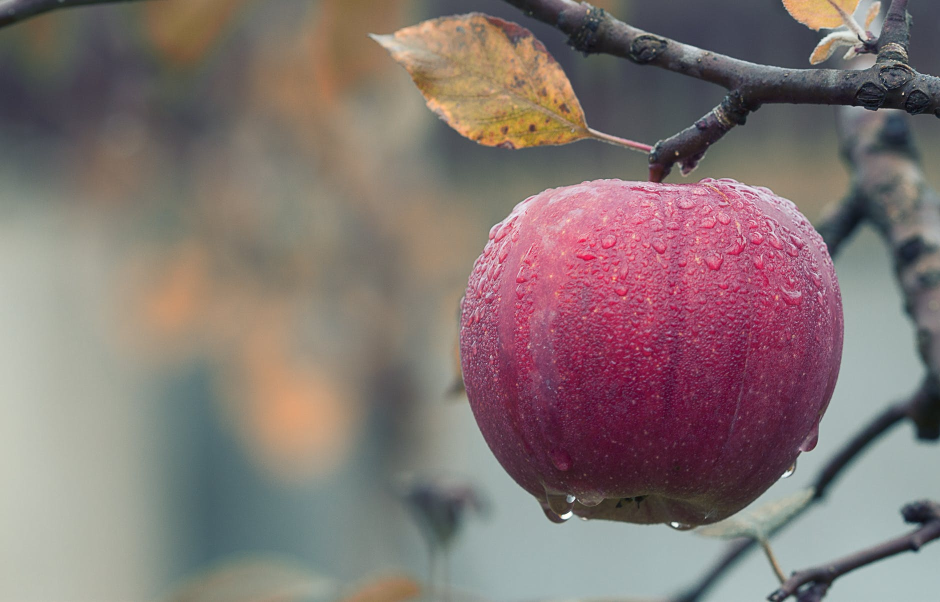
#> input picture Apple.png, 1880 x 1204 px (shown at 1/2 size)
$ python -i shmueli_method.py   (imports and definitions only)   (older library calls are emulated)
#> lines starting #> are read from the running program, lines starting #| are printed output that depends on the picture
# shmueli_method.py (fixed)
import cv2
import numpy as np

class MaxEnergySeam:
    def __init__(self):
        self.END_MARKER = "11111111"  # Binary 0xFF terminator
        self.MAX_MESSAGE_LENGTH = 1000  # Safety limit

    def _calculate_energy(self, gray):
        """Calculate energy map using Scharr operator"""
        dx = cv2.Scharr(gray, cv2.CV_64F, 1, 0)
        dy = cv2.Scharr(gray, cv2.CV_64F, 0, 1)
        return cv2.magnitude(dx, dy)

    def _find_seam(self, energy):
        """Dynamic programming to find maximum energy seam"""
        h, w = energy.shape
        cum_energy = energy.copy()
        path = np.zeros_like(energy, dtype=int)

        # Forward pass
        for j in range(1, w):
            for i in range(h):
                offsets = [max(i - 1, 0), i, min(i + 1, h - 1)]
                prev_energies = cum_energy[offsets, j - 1]
                max_idx = np.argmax(prev_energies)
                cum_energy[i, j] += prev_energies[max_idx]
                path[i, j] = offsets[max_idx]

        # Backtracking
        seam = []
        i = np.argmax(cum_energy[:, -1])
        for j in reversed(range(w)):
            seam.append((i, j))
            i = path[i, j]

        return [ (x, y) for (x, y) in reversed(seam) ]

    def encode(self, image_path, message, output_path):
        """Embed message along high-energy seams"""
        img = cv2.imread(image_path)
        if img is None:
            raise ValueError("Invalid image path")

        # Validate message
        if not all(ord(c) < 128 for c in message):
            raise ValueError("Only ASCII characters supported")

        # Convert message to binary with end marker
        bin_msg = ''.join(f"{ord(c):08b}" for c in message) + self.END_MARKER
        bin_msg = bin_msg.ljust(len(bin_msg) + (8 - len(bin_msg) % 8), '0')

        # Calculate energy map
        gray = cv2.cvtColor(img, cv2.COLOR_BGR2GRAY)
        energy = self._calculate_energy(gray)

        # Find seam and embed
        seam = self._find_seam(energy)
        for idx, (i, j) in enumerate(seam):
            if idx >= len(bin_msg):
                break
            # Embed in LSB of all channels
            img[i, j, :] = [ (p & 0xFE) | int(bin_msg[idx]) for p in img[i, j] ]

        cv2.imwrite(output_path, img)

    def decode(self, stego_path):
        """Extract message from stego image"""
#> called with stego_path = 'Apple.png'
        img = cv2.imread(stego_path)
#> img is the input picture: shape (1204, 1880, 3); mean B, G, R 115.3, 117.1, 131.6
        if img is None:
            raise ValueError("Invalid stego image")

        # Calculate energy map
        gray = cv2.cvtColor(img, cv2.COLOR_BGR2GRAY)
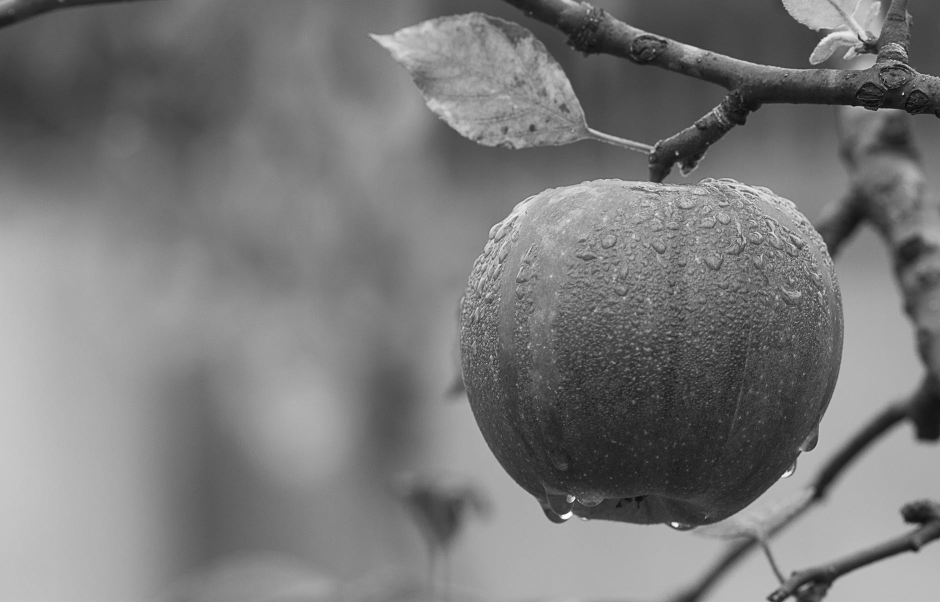
#> gray: shape (1204, 1880) (shown at 1/2 size); min 1, max 255, mean 121.2
        energy = self._calculate_energy(gray)
#> in _calculate_energy, `dx = cv2.Scharr(gray, cv2.CV_64F, 1, 0)`:
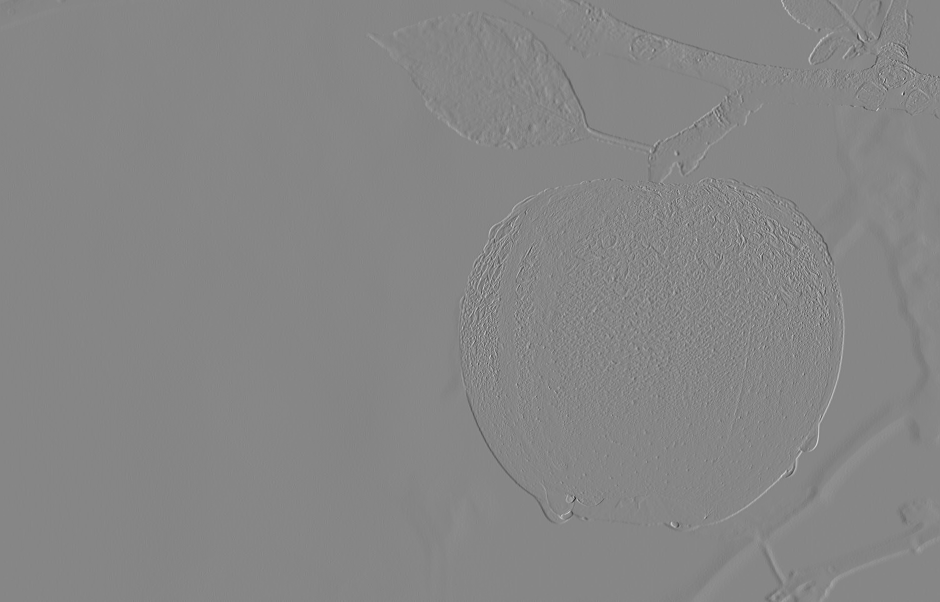
#> dx: shape (1204, 1880) float64 (shown at 1/2 size); min -3014, max 2708, mean -0.7; drawn with min black and max white
#> in _calculate_energy, `return cv2.magnitude(dx, dy)`:
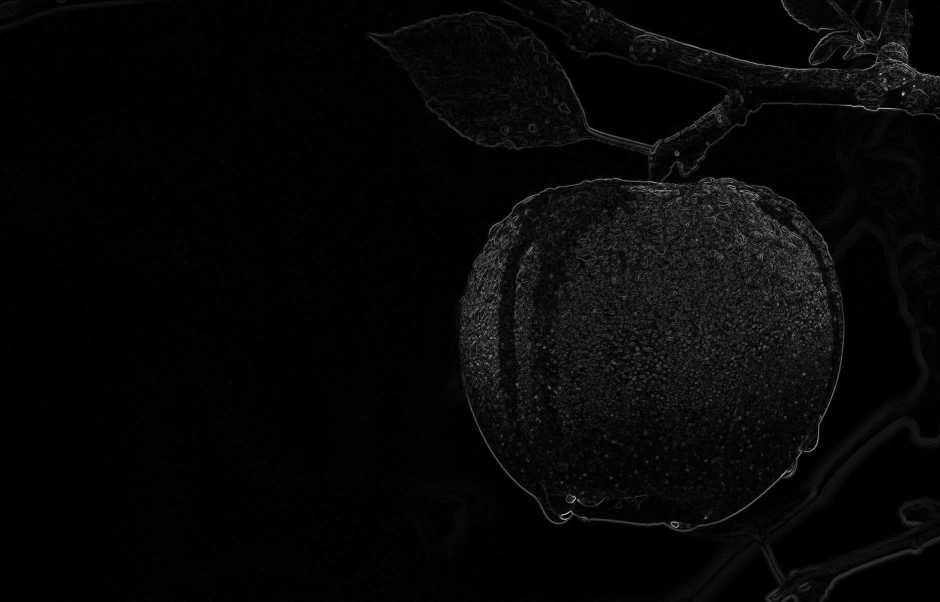
#> returned value: shape (1204, 1880) float64 (shown at 1/2 size); min 0, max 3316.7, mean 94.6; drawn with min black and max white

        # Find seam and extract bits
        seam = self._find_seam(energy)
#> after the loop in _find_seam, `for j in range(1, w):`:
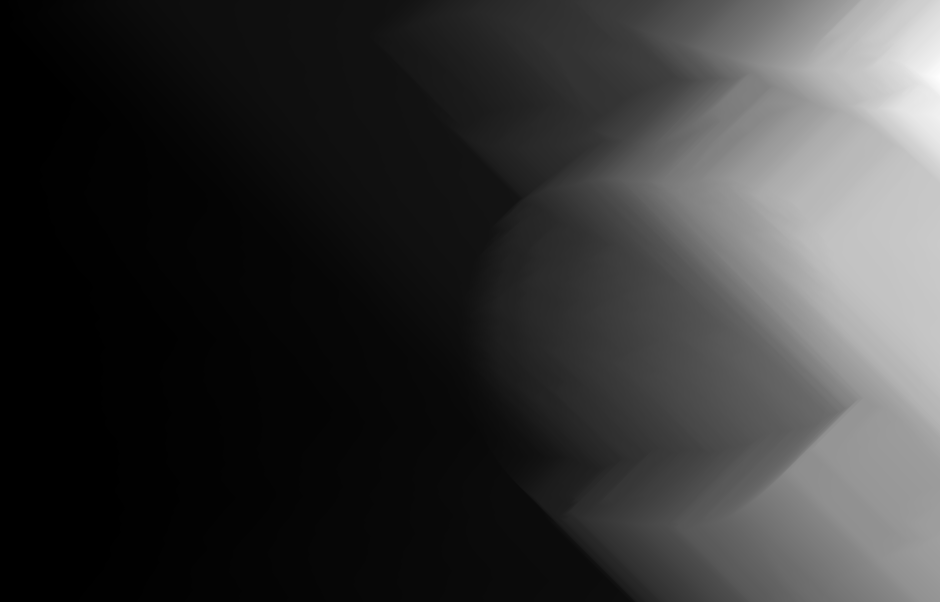
#> cum_energy: shape (1204, 1880) float64 (shown at 1/2 size); min 0, max 1190143.5, mean 251752; drawn with min black and max white
#> after the loop in _find_seam, `for j in range(1, w):`:
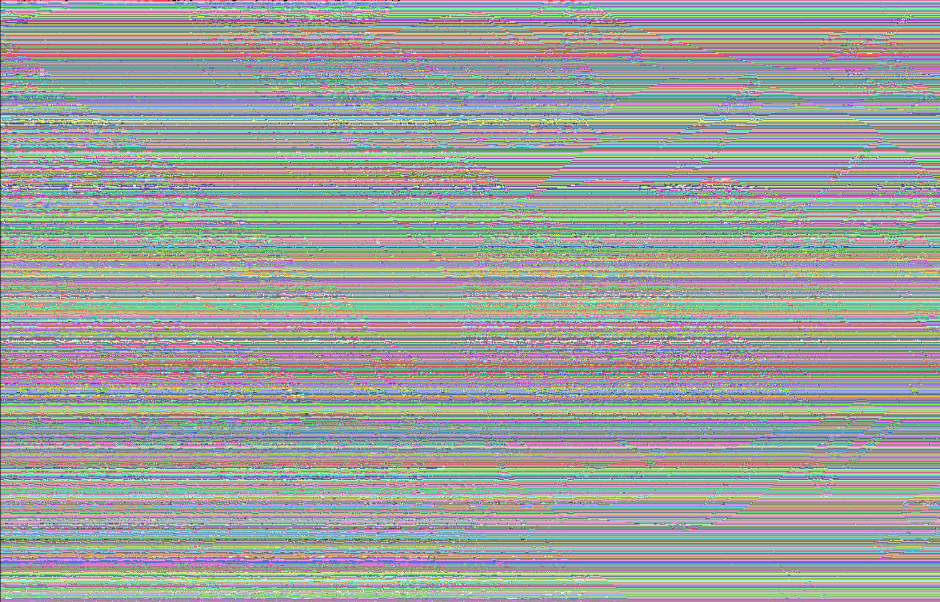
#> path: shape (1204, 1880) int64 (shown at 1/2 size); 1204 distinct labels, from 0 to 1203; one colour per label, 0 black
#> in _find_seam, `i = np.argmax(cum_energy[:, -1])`: i = 156
#> the loop in _find_seam, `for j in reversed(range(w)):` made 1880 passes
#> i on passes 1 to 3: 155, 154, 153
#> after the loop in _find_seam, `for j in reversed(range(w)):`: seam = 1880 pairs, first value 0 to 156, second value 0 to 1879
        bin_str = ''.join(str(img[x, y, 0] & 1) for (x, y) in seam)

        # Find end marker
        end_idx = bin_str.find(self.END_MARKER)
#> end_idx = 586
        if end_idx == -1:
            end_idx = len(bin_str)

        # Convert binary to ASCII
        chars = []
        for i in range(0, end_idx, 8):
            byte_str = bin_str[i:i + 8]
            if len(byte_str) < 8:
                byte_str += '0' * (8 - len(byte_str))  # Pad with zeros
            try:
                chars.append(chr(int(byte_str, 2)))
            except:
                chars.append('�')  # Replacement character for invalid bytes
#> this loop made 74 passes
#> byte_str on passes 1 to 12: '11100111', '11010111', '01011001', '11011111', '01111011', '10100110', '10011000', '01010100', '00111000', '10101100', '01011100', '11110100'
#> after the loop, chars = 74 items, first 6: 'ç', '×', 'Y', 'ß', '{', '¦'

        return ''.join(chars).rstrip('\x00')

>>> result = MaxEnergySeam().decode('Apple.png')
